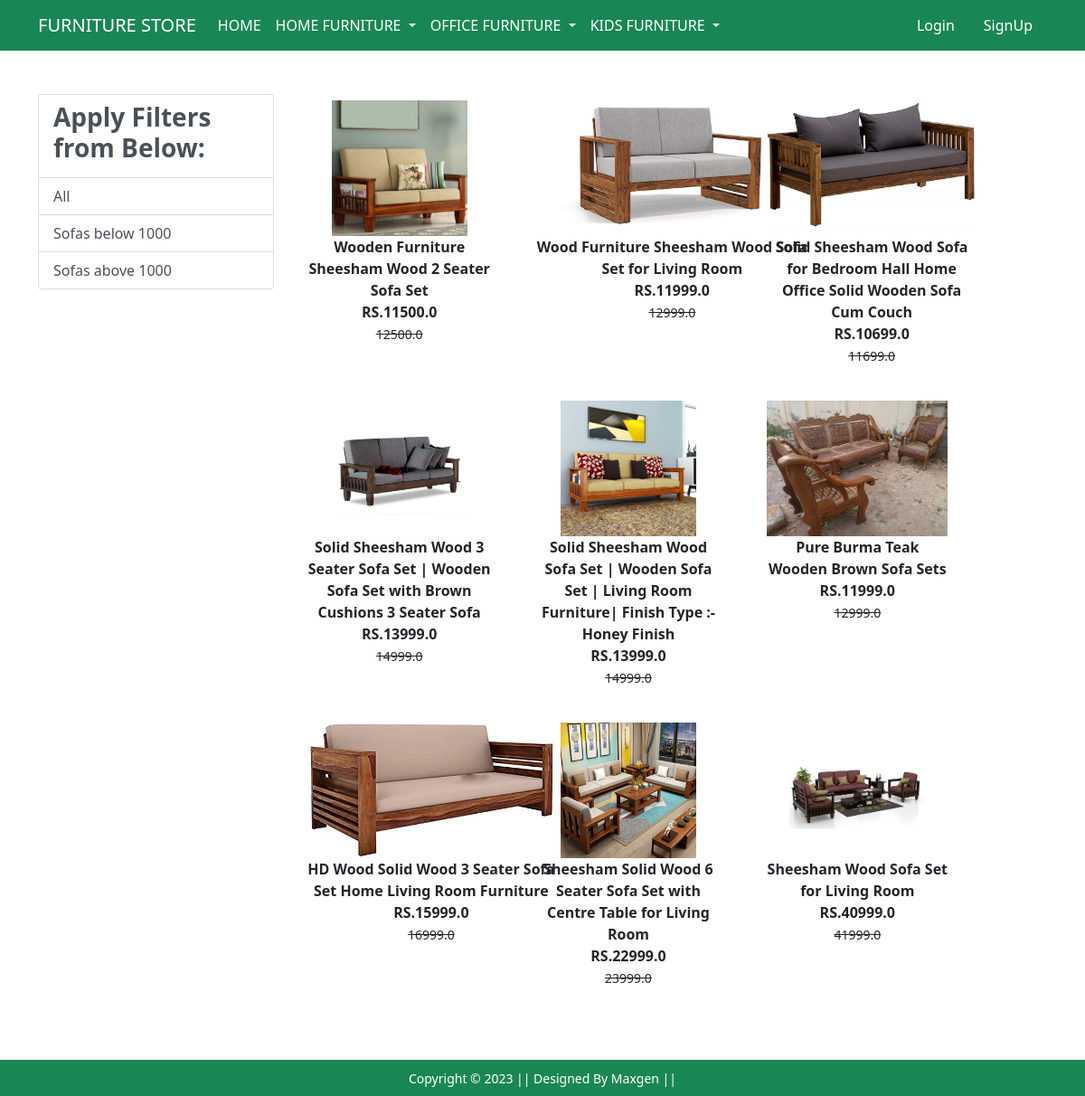
Screenshot of /sofa/ with the database file from the repository.
### app/models.py (models this page shows, shortened)
class Product(models.Model):
    title =models.CharField(max_length=100)
    selling_price =models.FloatField()
    discounted_price = models.FloatField()
    description = models.TextField()
    brand = models.CharField(max_length=100)
    category= models.CharField(choices=CATEGORY_CHOICES,max_length=5)
    product_image = models.ImageField(upload_to ="productimg")

### app/views.py (the view)
# urls.py: path('sofa/', views.sofa, name='sofa'),
def sofa(request, data=None):
    totalitem=0
    if data == None:
        sofa = Product.objects.filter(category='sf')
    elif data=='Manyawar' or data=='Fabindia':
        sofa = Product.objects.filter(category='sf').filter(brand=data)
    elif data=='Peter_England' or data=='Nykaa_Fashion':
        sofa = Product.objects.filter(category='sf').filter(brand=data)
    elif data=='below':
        sofa=Product.objects.filter(category='sf').filter(discounted_price__lt=1000)
    elif data=='above':
        sofa=Product.objects.filter(category='sf').filter(discounted_price__gt=1000)
    if request.user.is_authenticated:
         totalitem= len(Cart.objects.filter(user=request.user))
    return render(request, 'app/sofa.html',{'sofa':sofa,'totalitem':totalitem})

### app/templates/app/sofa.html (shortened to what this page needs)
{% extends 'app/base.html' %}
{% load static %}
{% block main-content %}
<div class="container my-5">
 <div class="row">
  <div class="col-sm-3">
    <div class="list-group">
        <a href="#" class="list-group-item
         list-group-item-action" aria-current="true" ><h3 class="fw-bold">Apply Filters from Below:</h3></a>
        <a href="{% url 'sofa' %}" class="list-group-item
         list-group-item-action" aria-current="true">All</a>
         <a href="{% url 'sofadata' 'below' %}" class="list-group-item
         list-group-item-action" aria-current="true">Sofas below 1000</a>
         <a href="{% url 'sofadata' 'above' %}" class="list-group-item
         list-group-item-action" aria-current="true">Sofas above 1000</a>
    </div>
  </div>
  <div class="col-sm-8">
      <div class="row">
          {% for product in sofa %}
           <div class="col-sm-4 text-center mb-4">
               <a href="{% url 'product-detail' product.id %}" class="btn">
                   <div class="item">
                       <img src="{{product.product_image.url}}" alt="" height="150" class="">
                       <div class="fw-bold">{{product.description}}</div>
                       <div class="fw-bold">RS.{{product.discounted_price}}</div>
                       <small class="fw-light text-decoration-line-through">{{product.selling_price}}</small>
                   </div>
                </a>
            </div>
            {% endfor %}
        </div>
  </div>
 </div>
</div>
{% endblock main-content %}

### rows the page displays
Product: product_image (picture), description "Wooden Furniture Sheesham Wood 2 Seater Sofa Set", discounted_price "11500.0", selling_price "12500.0"
Product: product_image (picture), description "Wood Furniture Sheesham Wood Sofa Set for Living Room", discounted_price "11999.0", selling_price "12999.0"
Product: product_image (picture), description "Solid Sheesham Wood Sofa for Bedroom Hall Home Office Solid Wooden Sofa Cum Couch", discounted_price "10699.0", selling_price "11699.0"
Product: product_image (picture), description "Solid Sheesham Wood 3 Seater Sofa Set | Wooden Sofa Set with Brown Cushions 3 Seater Sofa", discounted_price "13999.0", selling_price "14999.0"
Product: product_image (picture), description "Solid Sheesham Wood Sofa Set | Wooden Sofa Set | Living Room Furniture| Finish Type :- Honey Finish", discounted_price "13999.0", selling_price "14999.0"
Product: product_image (picture), description "Pure Burma Teak Wooden Brown Sofa Sets", discounted_price "11999.0", selling_price "12999.0"
Product: product_image (picture), description "HD Wood Solid Wood 3 Seater Sofa Set Home Living Room Furniture", discounted_price "15999.0", selling_price "16999.0"
Product: product_image (picture), description "Sheesham Solid Wood 6 Seater Sofa Set with Centre Table for Living Room", discounted_price "22999.0", selling_price "23999.0"
Product: product_image (picture), description "Sheesham Wood Sofa Set for Living Room", discounted_price "40999.0", selling_price "41999.0"
